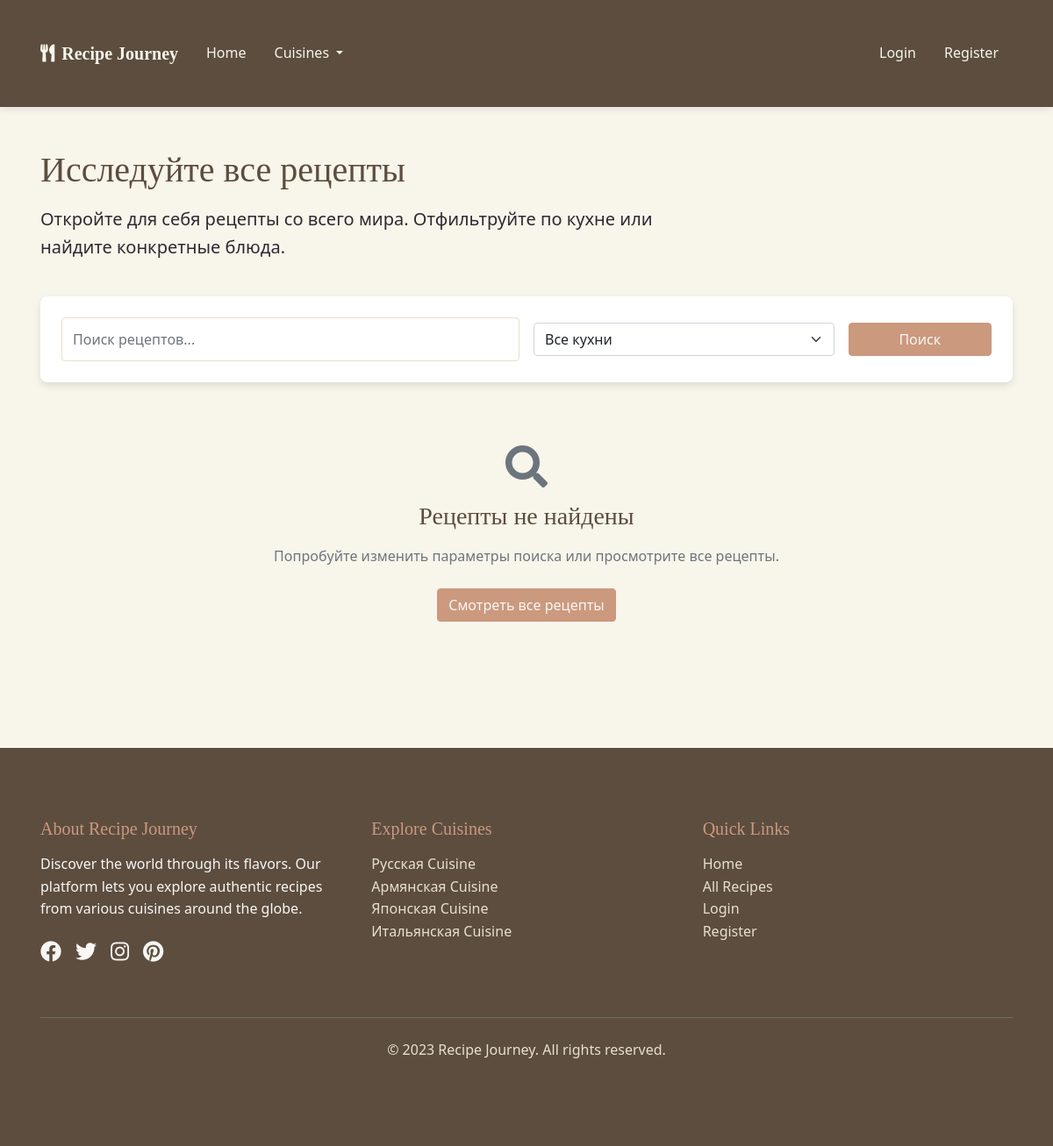
Page /recipes on the earlier database version.
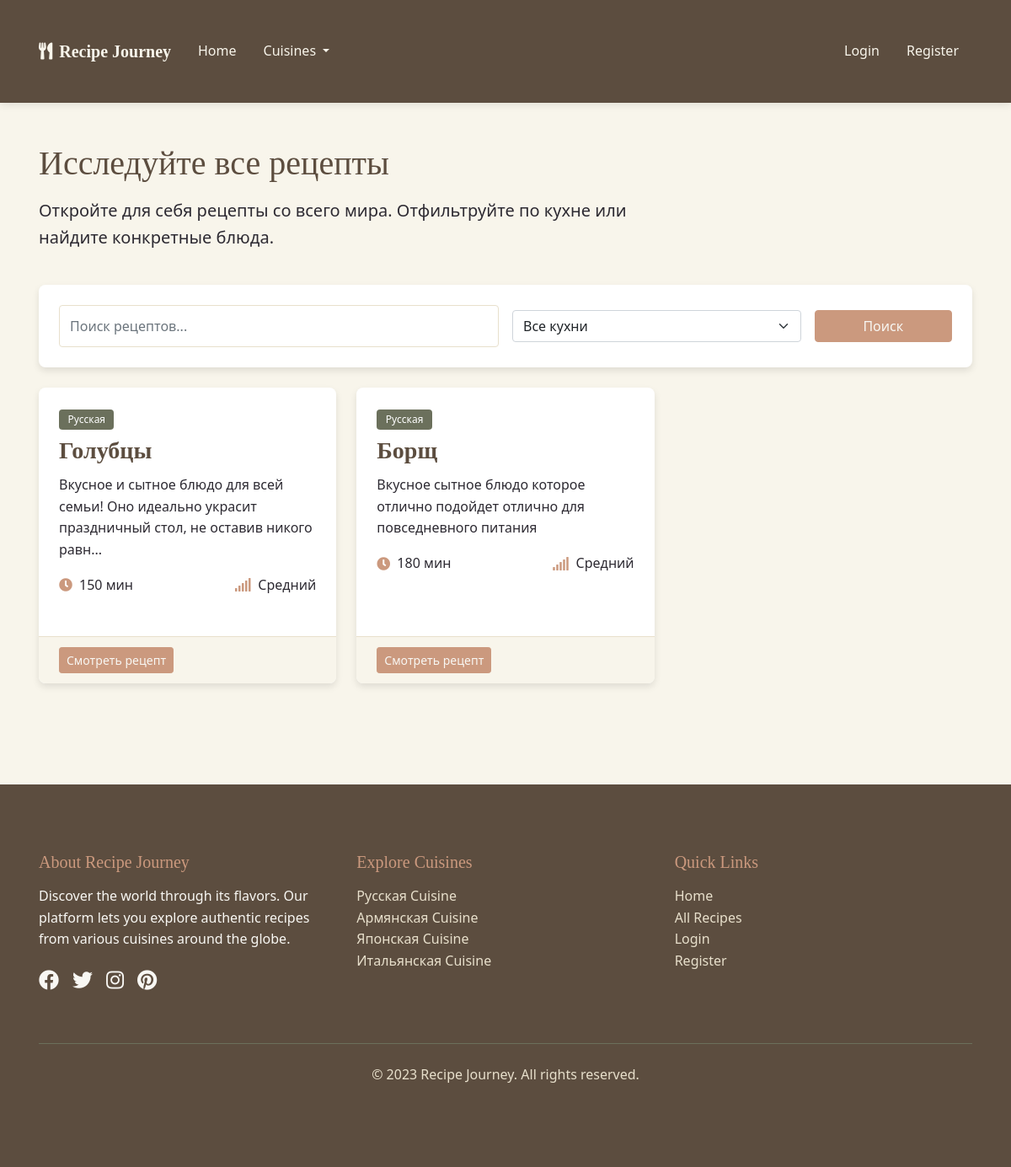
Same page on the later database version.
### models.py (models this page shows, shortened)
class Cuisine(db.Model):
    id = db.Column(db.Integer, primary_key=True)
    name = db.Column(db.String(64), unique=True, nullable=False)
    description = db.Column(db.Text)
    recipes = db.relationship('Recipe', backref='cuisine', lazy='dynamic')

class Recipe(db.Model):
    id = db.Column(db.Integer, primary_key=True)
    title = db.Column(db.String(128), nullable=False)
    description = db.Column(db.Text)
    ingredients = db.Column(db.Text, nullable=False)
    instructions = db.Column(db.Text, nullable=False)
    prep_time = db.Column(db.Integer)  # in minutes
    cook_time = db.Column(db.Integer)  # in minutes
    servings = db.Column(db.Integer)
    difficulty = db.Column(db.String(20))  # Easy, Medium, Hard
    created_at = db.Column(db.DateTime, default=datetime.utcnow)
    updated_at = db.Column(db.DateTime, default=datetime.utcnow, onupdate=datetime.utcnow)
    user_id = db.Column(db.Integer, db.ForeignKey('user.id'))
    cuisine_id = db.Column(db.Integer, db.ForeignKey('cuisine.id'))
    favorites = db.relationship('Favorite', backref='recipe', lazy='dynamic')

### routes.py (the view)
@app.route('/recipes')
def recipes():
    form = SearchForm()
    cuisines = Cuisine.query.all()
    form.cuisine.choices = [(0, 'Все кухни')] + [(c.id, c.name) for c in cuisines]
    cuisine_id = request.args.get('cuisine', 0, type=int)
    search_query = request.args.get('query', '')
    query = Recipe.query
    if cuisine_id:
        query = query.filter_by(cuisine_id=cuisine_id)
        form.cuisine.data = cuisine_id
    if search_query:
        form.query.data = search_query
        query = query.filter(Recipe.title.ilike(f'%{search_query}%'))
    page = request.args.get('page', 1, type=int)
    per_page = 9  # Number of recipes per page
    recipes_pagination = query.order_by(Recipe.created_at.desc()).paginate(page=page, per_page=per_page, error_out=False)
    return render_template('recipes.html', form=form, recipes=recipes_pagination, cuisines=cuisines)

### forms.py
class SearchForm(FlaskForm):
    query = StringField('Поиск рецептов', validators=[Optional()])
    cuisine = SelectField('Кухня', coerce=int, validators=[Optional()], default=0)
    submit = SubmitField('Поиск')

### templates/recipes.html (shortened to what this page needs)
{% extends 'base.html' %}
{% block content %}
<div class="container py-5">
    <div class="row mb-4">
        <div class="col-md-8">
            <h1>
                {% if cuisine %}
                    {{ cuisine.name }} кухня
                {% else %}
                    Исследуйте все рецепты
                {% endif %}
            </h1>
            {% if cuisine %}
                <p class="lead">{{ cuisine.description }}</p>
            {% else %}
                <p class="lead">Откройте для себя рецепты со всего мира. Отфильтруйте по кухне или найдите конкретные блюда.</p>
            {% endif %}
        </div>
    </div>
    <div class="search-box mb-4">
        <form method="GET" action="{{ url_for('recipes') }}" class="row g-3 align-items-center">
            <div class="col-md-6">
                {{ form.query(class="form-control", placeholder="Поиск рецептов...") }}
            </div>
            <div class="col-md-4">
                {{ form.cuisine(class="form-select") }}
            </div>
            <div class="col-md-2">
                {{ form.submit(class="btn btn-primary w-100") }}
            </div>
        </form>
    </div>
    {% if recipes.items %}
        <div class="row">
            {% for recipe in recipes.items %}
                <div class="col-lg-4 col-md-6 mb-4">
                    <div class="card h-100 animate-on-scroll">
                        <div class="card-body">
                            <span class="badge badge-cuisine mb-2">{{ recipe.cuisine.name }}</span>
                            <h3 class="card-title">{{ recipe.title }}</h3>
                            <p class="card-text">{{ recipe.description[:100] }}{% if recipe.description|length > 100 %}...{% endif %}</p>
                            <div class="d-flex justify-content-between align-items-center mt-3">
                                <div class="recipe-meta-item">
                                    <i class="fas fa-clock text-olive"></i>
                                    <span>{{ recipe.prep_time + recipe.cook_time }} мин</span>
                                </div>
                                <div class="recipe-meta-item">
                                    <i class="fas fa-signal text-olive"></i>
                                    <span>{{ recipe.difficulty }}</span>
                                </div>
                            </div>
                        </div>
                        <div class="card-footer d-flex justify-content-between align-items-center">
                            <a href="{{ url_for('recipe_detail', recipe_id=recipe.id) }}" class="btn btn-sm btn-primary">Смотреть рецепт</a>
                        </div>
                    </div>
                </div>
            {% endfor %}
        </div>
    {% else %}
        <div class="text-center py-5">
            <i class="fas fa-search fa-3x text-muted mb-3"></i>
            <h3>Рецепты не найдены</h3>
            <p class="text-muted">Попробуйте изменить параметры поиска или просмотрите все рецепты.</p>
            <a href="{{ url_for('recipes') }}" class="btn btn-primary mt-2">Смотреть все рецепты</a>
        </div>
    {% endif %}
</div>
{% endblock %}

### templates/base.html (shortened to what this page needs)
<!DOCTYPE html>
<html lang="en">
<head>
    <link href="https://cdn.jsdelivr.net/npm/bootstrap@5.1.3/dist/css/bootstrap.min.css" rel="stylesheet">
    <link rel="stylesheet" href="https://cdnjs.cloudflare.com/ajax/libs/font-awesome/5.15.4/css/all.min.css">
    <link rel="stylesheet" href="{{ url_for('static', filename='css/main.css') }}">
</head>
<body>
    <nav class="navbar navbar-expand-lg navbar-dark">
        <div class="container">
            <a class="navbar-brand" href="{{ url_for('index') }}">
                <i class="fas fa-utensils me-2"></i>Recipe Journey
            </a>
            <div class="collapse navbar-collapse" id="navbarNav">
                <ul class="navbar-nav me-auto">
                    <li class="nav-item">
                        <a class="nav-link {% if request.path == url_for('index') %}active{% endif %}" href="{{ url_for('index') }}">Home</a>
                    </li>
                    <li class="nav-item dropdown">
                        <a class="nav-link dropdown-toggle" href="#" id="navbarDropdownMenuLink" role="button" data-bs-toggle="dropdown" aria-expanded="false">
                            Cuisines
                        </a>
                    </li>
                </ul>
                <ul class="navbar-nav">
                    {% if current_user.is_authenticated %}
                        <li class="nav-item dropdown">
                            <a class="nav-link dropdown-toggle" href="#" id="userDropdown" role="button" data-bs-toggle="dropdown" aria-expanded="false">
                                <i class="fas fa-user-circle me-1"></i>{{ current_user.username }}
                            </a>
                            <ul class="dropdown-menu dropdown-menu-end" aria-labelledby="userDropdown">
                                <li><a class="dropdown-item" href="{{ url_for('profile') }}">My Profile</a></li>
                                <li><hr class="dropdown-divider"></li>
                                <li><a class="dropdown-item" href="{{ url_for('logout') }}">Logout</a></li>
                            </ul>
                        </li>
                    {% else %}
                        <li class="nav-item">
                            <a class="nav-link {% if request.path == url_for('login') %}active{% endif %}" href="{{ url_for('login') }}">Login</a>
                        </li>
                        <li class="nav-item">
                            <a class="nav-link {% if request.path == url_for('register') %}active{% endif %}" href="{{ url_for('register') }}">Register</a>
                        </li>
                    {% endif %}
                </ul>
            </div>
        </div>
    </nav>
    <main>
        {% block content %}{% endblock %}
    </main>
    <footer>
        <div class="container">
            <div class="row">
                <div class="col-md-4 mb-4">
                    <h5 class="footer-heading">About Recipe Journey</h5>
                    <p>Discover the world through its flavors. Our platform lets you explore authentic recipes from various cuisines around the globe.</p>
                    <div class="social-icons">
                        <a href="#" aria-label="Facebook"><i class="fab fa-facebook"></i></a>
                        <a href="#" aria-label="Twitter"><i class="fab fa-twitter"></i></a>
                        <a href="#" aria-label="Instagram"><i class="fab fa-instagram"></i></a>
                        <a href="#" aria-label="Pinterest"><i class="fab fa-pinterest"></i></a>
                    </div>
                </div>
                <div class="col-md-4 mb-4">
                    <h5 class="footer-heading">Explore Cuisines</h5>
                    <ul class="list-unstyled">
                        {% for cuisine in cuisines %}
                            <li><a href="{{ url_for('cuisine_recipes', cuisine_id=cuisine.id) }}" class="footer-link">{{ cuisine.name }} Cuisine</a></li>
                        {% endfor %}
                    </ul>
                </div>
                <div class="col-md-4 mb-4">
                    <h5 class="footer-heading">Quick Links</h5>
                    <ul class="list-unstyled">
                        <li><a href="{{ url_for('index') }}" class="footer-link">Home</a></li>
                        <li><a href="{{ url_for('recipes') }}" class="footer-link">All Recipes</a></li>
                        {% if current_user.is_authenticated %}
                            <li><a href="{{ url_for('profile') }}" class="footer-link">My Profile</a></li>
                            <li><a href="{{ url_for('add_recipe') }}" class="footer-link">Add Recipe</a></li>
                        {% else %}
                            <li><a href="{{ url_for('login') }}" class="footer-link">Login</a></li>
                            <li><a href="{{ url_for('register') }}" class="footer-link">Register</a></li>
                        {% endif %}
                    </ul>
                </div>
            </div>
            <div class="footer-bottom">
                <p>&copy; 2023 Recipe Journey. All rights reserved.</p>
            </div>
        </div>
    </footer>
</body>
</html>

### static/css/main.css (style rules this page uses)
:root { --beige: #f5f0e1; --light-beige: #f8f5eb; --dark-beige: #e8e0cc; --brown: #8a715e; --dark-brown: #5c4d3f; --olive: #6b705c; --light-olive: #a6a893; --accent: #cb997e; --text-dark: #2d2a32; --text-light: #f8f7f3; --shadow: rgba(0, 0, 0, 0.1); }
* { margin: 0; padding: 0; box-sizing: border-box; }
body { font-family: 'Segoe UI', Tahoma, Geneva, Verdana, sans-serif; background-color: var(--light-beige); color: var(--text-dark); line-height: 1.6; }
h1, h2, h3, h4, h5, h6 { font-family: 'Georgia', serif; margin-bottom: 1rem; color: var(--dark-brown); }
.container { padding: 2rem 1rem; }
.navbar { background-color: var(--dark-brown); box-shadow: 0 2px 10px var(--shadow); }
.navbar-brand { font-family: 'Georgia', serif; font-weight: bold; color: var(--light-beige) !important; }
.navbar-nav .nav-link { color: var(--light-beige) !important; margin: 0 0.5rem; transition: all 0.3s ease; }
.btn-primary { background-color: var(--accent); border-color: var(--accent); color: var(--text-light); }
.card { border: none; border-radius: 0.5rem; overflow: hidden; box-shadow: 0 4px 8px var(--shadow); transition: transform 0.3s ease, box-shadow 0.3s ease; margin-bottom: 1.5rem; background-color: white; }
.card-body { padding: 1.5rem; }
.card-title { font-weight: bold; margin-bottom: 0.75rem; }
.card-text { color: var(--text-dark); margin-bottom: 1rem; }
.card-footer { background-color: var(--light-beige); border-top: 1px solid var(--dark-beige); padding: 0.75rem 1.5rem; }
.recipe-meta-item { display: flex; align-items: center; gap: 0.5rem; }
.recipe-meta-item i { color: var(--accent); }
.form-control { border-radius: 0.25rem; border: 1px solid var(--dark-beige); padding: 0.75rem; }
footer { background-color: var(--dark-brown); color: var(--text-light); padding: 3rem 0; margin-top: 3rem; }
.footer-heading { color: var(--accent); margin-bottom: 1rem; }
.footer-link { color: var(--dark-beige); text-decoration: none; transition: color 0.3s ease; }
.social-icons { display: flex; gap: 1rem; margin-top: 1rem; }
.social-icons a { color: var(--text-light); font-size: 1.5rem; transition: color 0.3s ease; }
.footer-bottom { border-top: 1px solid var(--olive); padding-top: 1.5rem; margin-top: 2rem; text-align: center; color: var(--dark-beige); }
.fade-in { animation: fadeIn 0.5s ease; }
.text-olive { color: var(--olive); }
.search-box { position: relative; margin-bottom: 2rem; background-color: white; border-radius: 0.5rem; padding: 1.5rem; box-shadow: 0 4px 8px var(--shadow); }
.badge-cuisine { background-color: var(--olive); color: white; font-weight: normal; padding: 0.35rem 0.65rem; }

Differences in the rows shown:
added Recipe: cuisine.name "Русская", title "Голубцы", description "Вкусное и сытное блюдо для всей семьи! Оно идеально украсит праздничный стол, не оставив никого равн", recipe.prep_time+recipe.cook_time "150", difficulty "Средний"
added Recipe: cuisine.name "Русская", title "Борщ", description "Вкусное сытное блюдо которое отлично подойдет отлично для повседневного питания", recipe.prep_time+recipe.cook_time "180", difficulty "Средний"
Other differences:
text no longer shown: "Рецепты не найдены Попробуйте изменить параметры поиска или просмотрите все рецепты. Смотреть все рецепты"
